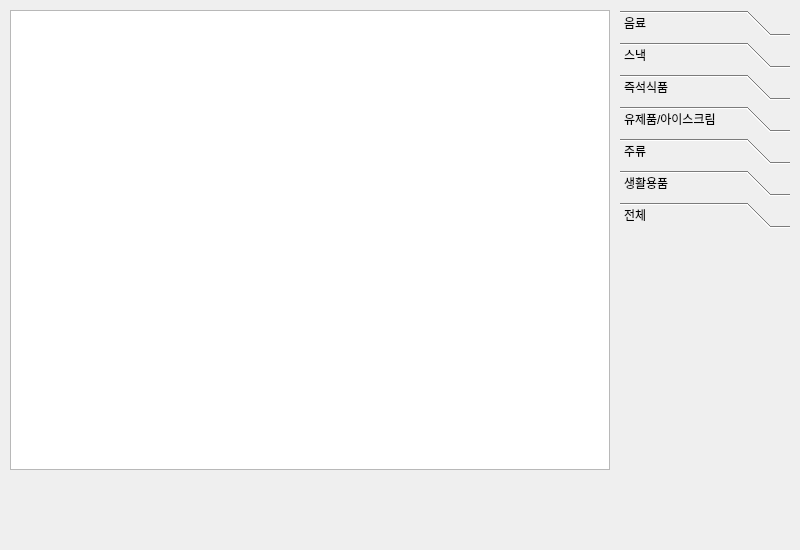
<?xml version="1.0" encoding="UTF-8"?>
<ui version="4.0">
 <class>AdminProductForm</class>
 <widget class="QWidget" name="AdminProductForm">
  <property name="geometry">
   <rect>
    <x>0</x>
    <y>0</y>
    <width>800</width>
    <height>550</height>
   </rect>
  </property>
  <property name="windowTitle">
   <string>Form</string>
  </property>
  <widget class="QToolBox" name="toolBox">
   <property name="geometry">
    <rect>
     <x>620</x>
     <y>10</y>
     <width>170</width>
     <height>460</height>
    </rect>
   </property>
   <property name="currentIndex">
    <number>6</number>
   </property>
   <widget class="QWidget" name="beveraageTool">
    <property name="geometry">
     <rect>
      <x>0</x>
      <y>0</y>
      <width>170</width>
      <height>250</height>
     </rect>
    </property>
    <attribute name="label">
     <string>음료</string>
    </attribute>
   </widget>
   <widget class="QWidget" name="snackTool">
    <property name="geometry">
     <rect>
      <x>0</x>
      <y>0</y>
      <width>170</width>
      <height>250</height>
     </rect>
    </property>
    <attribute name="label">
     <string>스낵</string>
    </attribute>
   </widget>
   <widget class="QWidget" name="instantTool">
    <property name="geometry">
     <rect>
      <x>0</x>
      <y>0</y>
      <width>170</width>
      <height>250</height>
     </rect>
    </property>
    <attribute name="label">
     <string>즉석식품</string>
    </attribute>
   </widget>
   <widget class="QWidget" name="mikiceTool">
    <property name="geometry">
     <rect>
      <x>0</x>
      <y>0</y>
      <width>170</width>
      <height>250</height>
     </rect>
    </property>
    <attribute name="label">
     <string>유제품/아이스크림</string>
    </attribute>
   </widget>
   <widget class="QWidget" name="drinkTool">
    <property name="geometry">
     <rect>
      <x>0</x>
      <y>0</y>
      <width>170</width>
      <height>250</height>
     </rect>
    </property>
    <attribute name="label">
     <string>주류</string>
    </attribute>
   </widget>
   <widget class="QWidget" name="neceTool">
    <property name="geometry">
     <rect>
      <x>0</x>
      <y>0</y>
      <width>170</width>
      <height>250</height>
     </rect>
    </property>
    <attribute name="label">
     <string>생활용품</string>
    </attribute>
   </widget>
   <widget class="QWidget" name="allTool">
    <property name="geometry">
     <rect>
      <x>0</x>
      <y>0</y>
      <width>170</width>
      <height>250</height>
     </rect>
    </property>
    <attribute name="label">
     <string>전체</string>
    </attribute>
   </widget>
  </widget>
  <widget class="QStackedWidget" name="stackedWidget">
   <property name="geometry">
    <rect>
     <x>10</x>
     <y>10</y>
     <width>600</width>
     <height>460</height>
    </rect>
   </property>
   <property name="currentIndex">
    <number>0</number>
   </property>
   <widget class="QWidget" name="page_0">
    <widget class="QTableWidget" name="beverageWidget">
     <property name="geometry">
      <rect>
       <x>0</x>
       <y>0</y>
       <width>600</width>
       <height>460</height>
      </rect>
     </property>
    </widget>
   </widget>
   <widget class="QWidget" name="page_1">
    <widget class="QTableWidget" name="snackWidget">
     <property name="geometry">
      <rect>
       <x>0</x>
       <y>0</y>
       <width>600</width>
       <height>460</height>
      </rect>
     </property>
    </widget>
   </widget>
   <widget class="QWidget" name="page_2">
    <widget class="QTableWidget" name="instantWidget">
     <property name="geometry">
      <rect>
       <x>0</x>
       <y>0</y>
       <width>600</width>
       <height>460</height>
      </rect>
     </property>
    </widget>
   </widget>
   <widget class="QWidget" name="page_3">
    <widget class="QTableWidget" name="milkiceWidget">
     <property name="geometry">
      <rect>
       <x>0</x>
       <y>0</y>
       <width>600</width>
       <height>460</height>
      </rect>
     </property>
    </widget>
   </widget>
   <widget class="QWidget" name="page_4">
    <widget class="QTableWidget" name="drinkWidget">
     <property name="geometry">
      <rect>
       <x>0</x>
       <y>0</y>
       <width>600</width>
       <height>460</height>
      </rect>
     </property>
    </widget>
   </widget>
   <widget class="QWidget" name="page_5">
    <widget class="QTableWidget" name="neceWidget">
     <property name="geometry">
      <rect>
       <x>0</x>
       <y>0</y>
       <width>600</width>
       <height>460</height>
      </rect>
     </property>
    </widget>
   </widget>
   <widget class="QWidget" name="page_6">
    <widget class="QTableWidget" name="allWidget">
     <property name="geometry">
      <rect>
       <x>0</x>
       <y>0</y>
       <width>600</width>
       <height>460</height>
      </rect>
     </property>
    </widget>
   </widget>
  </widget>
 </widget>
 <resources/>
 <connections/>
</ui>
